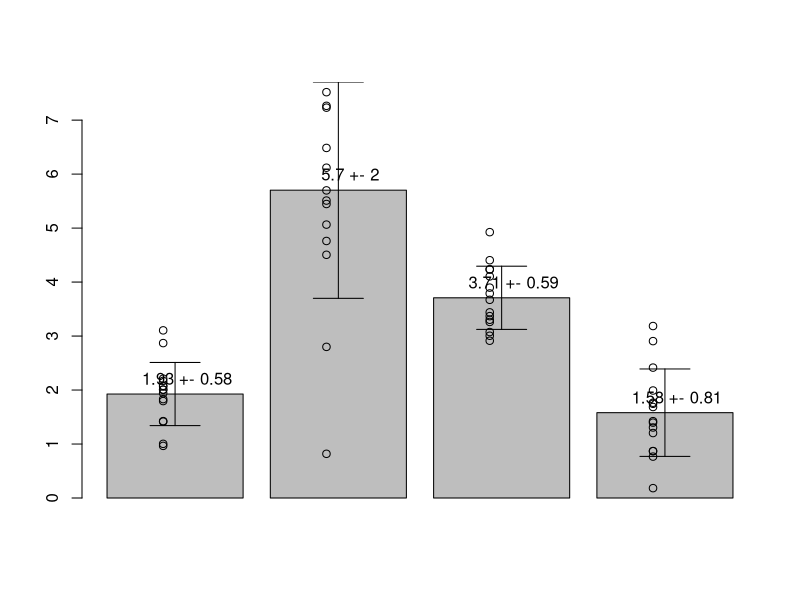

The R source for this figure:
#TianR.Feb28, 2014
#Inspired by M.B.'s trick to plot error bars by using "arrows()"

#Given a m*n matrix, plot bar plot with
#error bars, values of mean, scatter points, pairwise t-test

colplot<-function(mat="matrix",path="~/Out.plot.pdf", digt=2){

	pdf(path)
	mat_mean<-apply(mat, 2, mean)
	mat_sd<-apply(mat, 2, sd)
	bar<-barplot(mat_mean, beside=T, ylim=c(0,(max(mat_mean)+max(mat_sd))))
	
	arrows(bar, (mat_mean+mat_sd), bar, (mat_mean-mat_sd), angle=90, code=3)
	
	text((bar+bar[1]/8),(mat_mean+min(mat_sd)/2), paste(as.character(round(mat_mean, digt)), "+-", as.character(round(mat_sd, digt))))
	
	for (col in 1:ncol(mat)){
		points(rep((bar[col]-bar[1]/8),nrow(mat)), mat[,col])
		}
	
	dev.off()
	
	}



mat<-cbind(rnorm(15,2,0.5), rnorm(15,6,2), rnorm(15,4,0.5), rnorm(15,2,0.8))
colplot(mat)
#system.time((mat))
